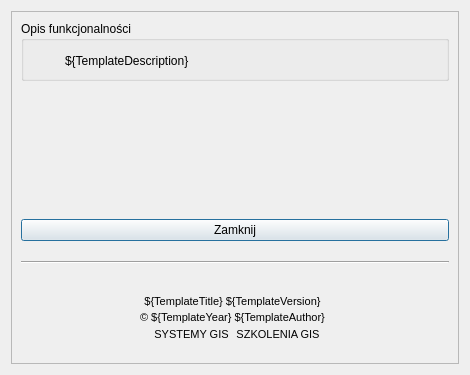
<?xml version="1.0" encoding="UTF-8"?>
<ui version="4.0">
 <class>${TemplateClass}DialogBase</class>
 <widget class="QDialog" name="${TemplateClass}DialogBase">
  <property name="geometry">
   <rect>
    <x>0</x>
    <y>0</y>
    <width>470</width>
    <height>375</height>
   </rect>
  </property>
  <property name="minimumSize">
   <size>
    <width>470</width>
    <height>280</height>
   </size>
  </property>
  <property name="windowTitle">
   <string>${TemplateTitle} ${TemplateVersion}</string>
  </property>
  <layout class="QHBoxLayout" name="horizontalLayout">
   <item>
    <widget class="QScrollArea" name="scrollArea">
     <property name="widgetResizable">
      <bool>true</bool>
     </property>
     <widget class="QWidget" name="scrollAreaWidgetContents_2">
      <property name="geometry">
       <rect>
        <x>0</x>
        <y>0</y>
        <width>446</width>
        <height>351</height>
       </rect>
      </property>
      <layout class="QVBoxLayout" name="verticalLayout_2">
       <item>
        <layout class="QVBoxLayout" name="verticalLayout">
         <property name="spacing">
          <number>20</number>
         </property>
         <property name="sizeConstraint">
          <enum>QLayout::SetDefaultConstraint</enum>
         </property>
         <item>
          <widget class="QGroupBox" name="groupBox">
           <property name="minimumSize">
            <size>
             <width>420</width>
             <height>60</height>
            </size>
           </property>
           <property name="title">
            <string>Opis funkcjonalności</string>
           </property>
           <widget class="QLabel" name="label">
            <property name="geometry">
             <rect>
              <x>44</x>
              <y>30</y>
              <width>291</width>
              <height>20</height>
             </rect>
            </property>
            <property name="text">
             <string>${TemplateDescription}</string>
            </property>
           </widget>
          </widget>
         </item>
         <item>
          <layout class="QVBoxLayout" name="verticalLayout_3">
           <item>
            <spacer name="verticalSpacer">
             <property name="orientation">
              <enum>Qt::Vertical</enum>
             </property>
             <property name="sizeType">
              <enum>QSizePolicy::MinimumExpanding</enum>
             </property>
             <property name="sizeHint" stdset="0">
              <size>
               <width>0</width>
               <height>0</height>
              </size>
             </property>
            </spacer>
           </item>
           <item>
            <widget class="QPushButton" name="btn_close">
             <property name="text">
              <string>Zamknij</string>
             </property>
            </widget>
           </item>
          </layout>
         </item>
         <item>
          <widget class="Line" name="line">
           <property name="orientation">
            <enum>Qt::Horizontal</enum>
           </property>
          </widget>
         </item>
         <item>
          <widget class="QWidget" name="widget" native="true">
           <property name="minimumSize">
            <size>
             <width>420</width>
             <height>70</height>
            </size>
           </property>
           <property name="maximumSize">
            <size>
             <width>16777215</width>
             <height>70</height>
            </size>
           </property>
           <layout class="QVBoxLayout" name="verticalLayout_4">
            <item>
             <layout class="QHBoxLayout" name="horizontalLayout_8">
              <property name="spacing">
               <number>3</number>
              </property>
              <property name="sizeConstraint">
               <enum>QLayout::SetDefaultConstraint</enum>
              </property>
              <property name="leftMargin">
               <number>0</number>
              </property>
              <property name="topMargin">
               <number>0</number>
              </property>
              <property name="rightMargin">
               <number>5</number>
              </property>
              <property name="bottomMargin">
               <number>0</number>
              </property>
              <item alignment="Qt::AlignLeft|Qt::AlignVCenter">
               <widget class="QLabel" name="plugin_icon">
                <property name="maximumSize">
                 <size>
                  <width>50</width>
                  <height>50</height>
                 </size>
                </property>
                <property name="text">
                 <string/>
                </property>
                <property name="scaledContents">
                 <bool>true</bool>
                </property>
                <property name="margin">
                 <number>9</number>
                </property>
               </widget>
              </item>
              <item>
               <layout class="QGridLayout" name="gridLayout_6">
                <property name="horizontalSpacing">
                 <number>7</number>
                </property>
                <property name="verticalSpacing">
                 <number>0</number>
                </property>
                <item row="1" column="0" colspan="2">
                 <widget class="QLabel" name="lbl_copyrights">
                  <property name="maximumSize">
                   <size>
                    <width>16777215</width>
                    <height>15</height>
                   </size>
                  </property>
                  <property name="font">
                   <font>
                    <pointsize>8</pointsize>
                   </font>
                  </property>
                  <property name="text">
                   <string>&lt;html&gt;&lt;head/&gt;&lt;body&gt;&lt;p&gt;© ${TemplateYear} ${TemplateAuthor}&lt;/p&gt;&lt;/body&gt;&lt;/html&gt;</string>
                  </property>
                  <property name="textFormat">
                   <enum>Qt::RichText</enum>
                  </property>
                  <property name="alignment">
                   <set>Qt::AlignCenter</set>
                  </property>
                  <property name="openExternalLinks">
                   <bool>true</bool>
                  </property>
                  <property name="textInteractionFlags">
                   <set>Qt::TextBrowserInteraction</set>
                  </property>
                 </widget>
                </item>
                <item row="0" column="0" colspan="2">
                 <widget class="QLabel" name="lbl_pluginVersion">
                  <property name="maximumSize">
                   <size>
                    <width>16777215</width>
                    <height>13</height>
                   </size>
                  </property>
                  <property name="font">
                   <font>
                    <pointsize>8</pointsize>
                   </font>
                  </property>
                  <property name="text">
                   <string>${TemplateTitle} ${TemplateVersion}</string>
                  </property>
                  <property name="alignment">
                   <set>Qt::AlignCenter</set>
                  </property>
                 </widget>
                </item>
                <item row="2" column="1" alignment="Qt::AlignLeft|Qt::AlignVCenter">
                 <widget class="QLabel" name="lbl_szkolenia">
                  <property name="font">
                   <font>
                    <pointsize>8</pointsize>
                   </font>
                  </property>
                  <property name="text">
                   <string>&lt;html&gt;&lt;head/&gt;&lt;body&gt;&lt;p&gt;&lt;a href=&quot;https://envirosolutions.pl/oferta-szkoleniowa/?utm_source=stopka&amp;utm_medium=wtyczka&amp;utm_campaign=organic&amp;utm_term=${TemplateModuleName}&quot;&gt;&lt;span style=&quot; text-decoration: underline; color:#0000ff;&quot;&gt;SZKOLENIA GIS&lt;/span&gt;&lt;/a&gt;&lt;/p&gt;&lt;/body&gt;&lt;/html&gt;</string>
                  </property>
                  <property name="textFormat">
                   <enum>Qt::RichText</enum>
                  </property>
                  <property name="alignment">
                   <set>Qt::AlignCenter</set>
                  </property>
                  <property name="openExternalLinks">
                   <bool>true</bool>
                  </property>
                  <property name="textInteractionFlags">
                   <set>Qt::TextBrowserInteraction</set>
                  </property>
                 </widget>
                </item>
                <item row="2" column="0" alignment="Qt::AlignRight">
                 <widget class="QLabel" name="lbl_email">
                  <property name="maximumSize">
                   <size>
                    <width>16777215</width>
                    <height>15</height>
                   </size>
                  </property>
                  <property name="font">
                   <font>
                    <pointsize>8</pointsize>
                   </font>
                  </property>
                  <property name="text">
                   <string>&lt;html&gt;&lt;head/&gt;&lt;body&gt;&lt;p&gt;&lt;a href=&quot;https://envirosolutions.pl/systemy-opensource-gis/?utm_source=stopka&amp;utm_medium=wtyczka&amp;utm_campaign=organic&amp;utm_term=${TemplateModuleName}&quot;&gt;&lt;span style=&quot; text-decoration: underline; color:#0000ff;&quot;&gt;SYSTEMY GIS&lt;/span&gt;&lt;/a&gt;&lt;/p&gt;&lt;/body&gt;&lt;/html&gt;</string>
                  </property>
                  <property name="textFormat">
                   <enum>Qt::RichText</enum>
                  </property>
                  <property name="alignment">
                   <set>Qt::AlignCenter</set>
                  </property>
                  <property name="openExternalLinks">
                   <bool>true</bool>
                  </property>
                  <property name="textInteractionFlags">
                   <set>Qt::TextBrowserInteraction</set>
                  </property>
                 </widget>
                </item>
               </layout>
              </item>
              <item alignment="Qt::AlignRight|Qt::AlignVCenter">
               <widget class="QLabel" name="enviro_logo">
                <property name="maximumSize">
                 <size>
                  <width>60</width>
                  <height>60</height>
                 </size>
                </property>
                <property name="text">
                 <string/>
                </property>
                <property name="scaledContents">
                 <bool>true</bool>
                </property>
                <property name="margin">
                 <number>9</number>
                </property>
               </widget>
              </item>
             </layout>
            </item>
           </layout>
          </widget>
         </item>
        </layout>
       </item>
      </layout>
     </widget>
    </widget>
   </item>
  </layout>
 </widget>
 <resources/>
 <connections/>
</ui>
